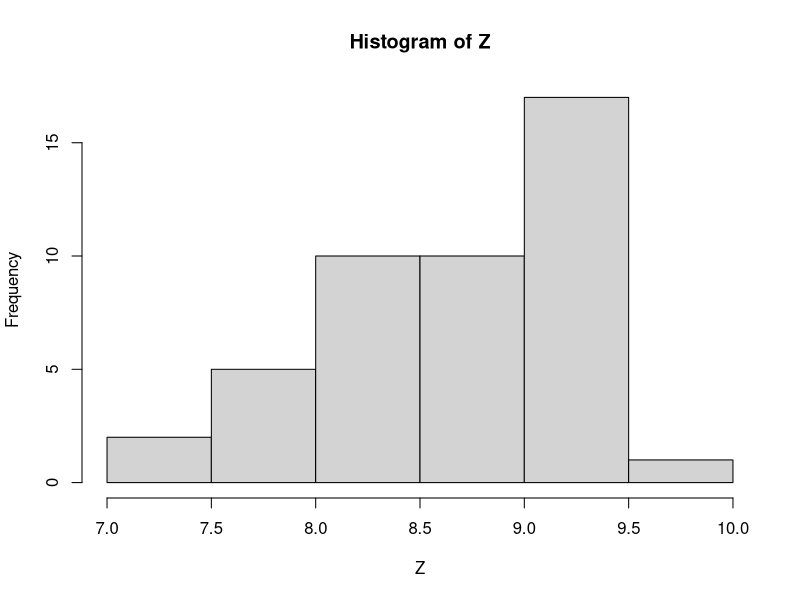
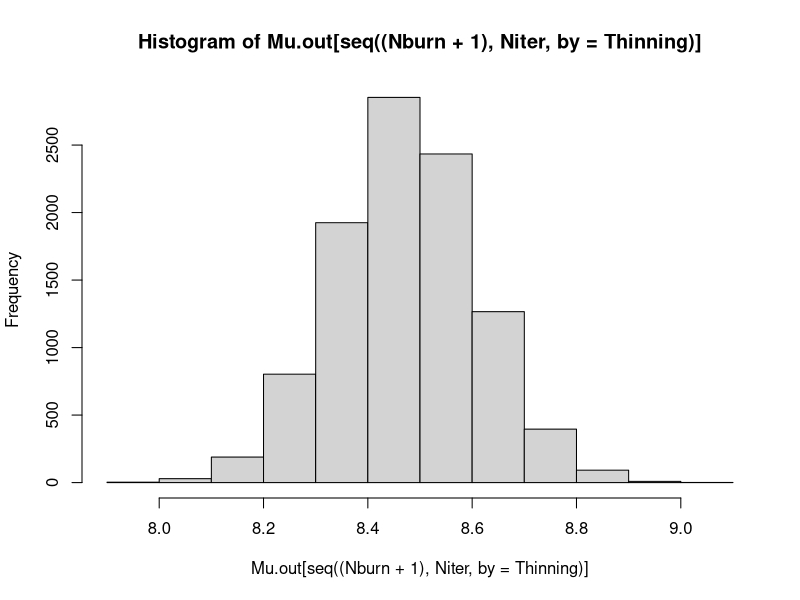
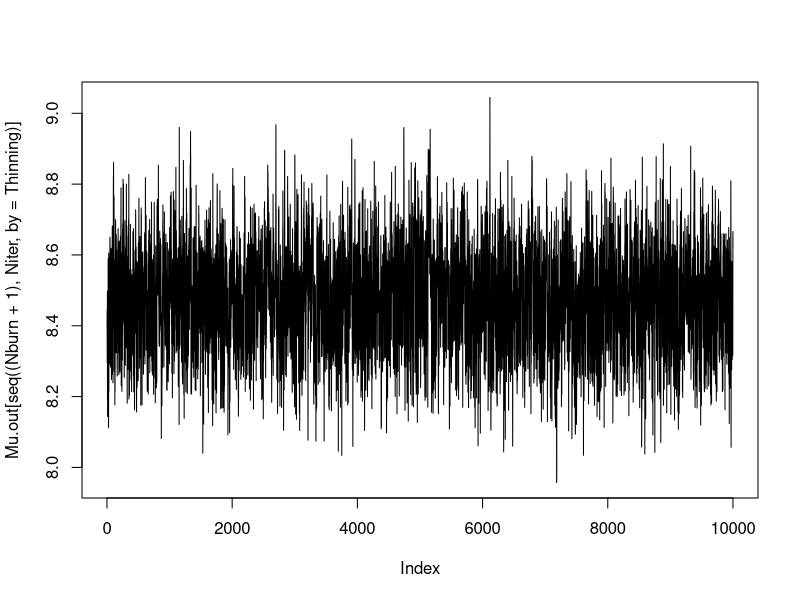
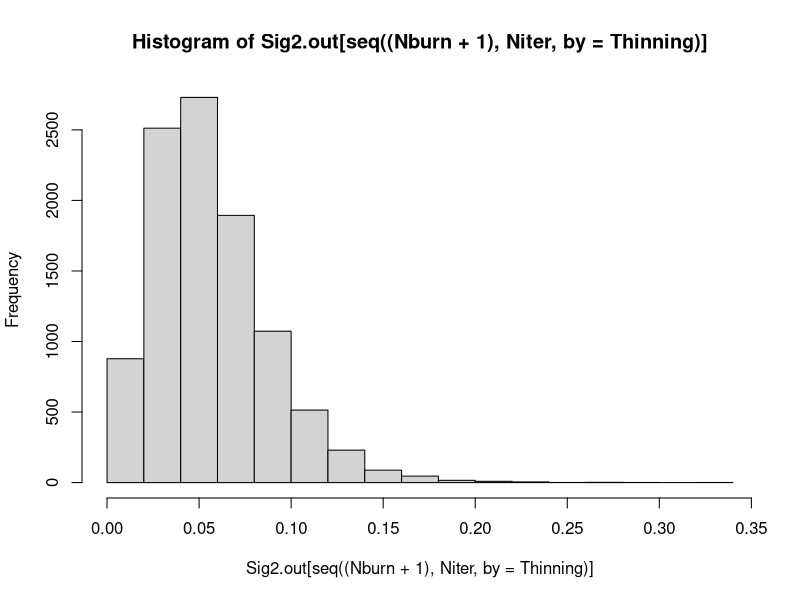
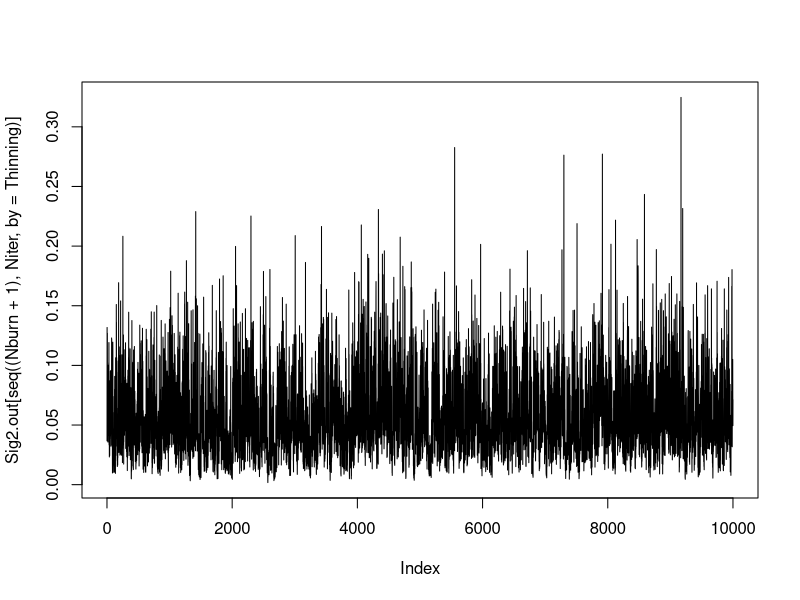
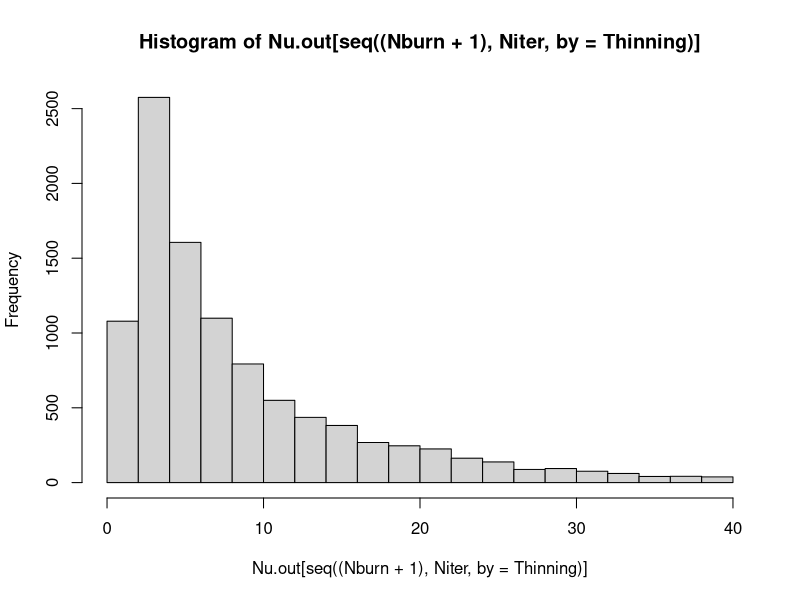
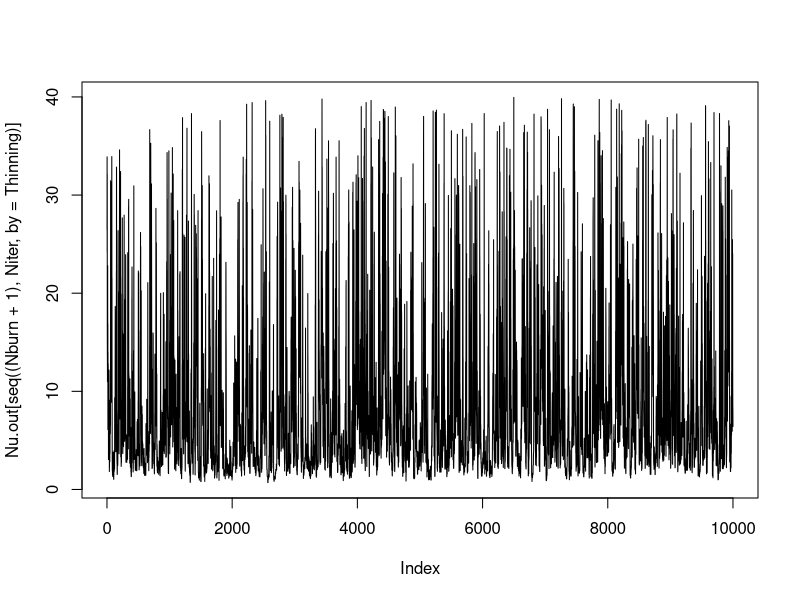
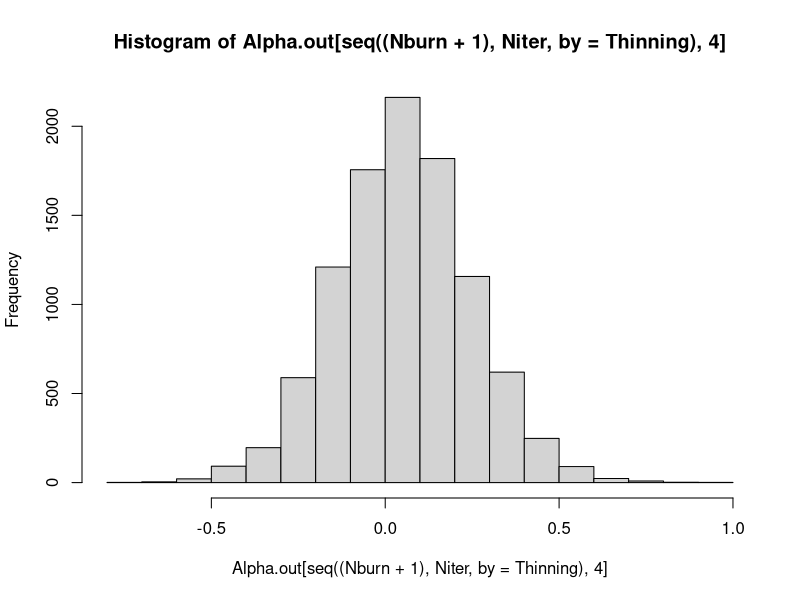

These figures' R source, in order: (Note: this script raises an error after producing the figures.)
data <- matrix(c(3323,8332,9572,10172,7631,3855,3252,4433,2188,
              	 3785,10342,8330,7849,2839,3577,1404,1721,NA,
              	 4677,9989,8746,10228,8572,5787,3855,NA,NA,
              	 5288,8089,12839,11829,7560,6383,NA,NA,NA,
              	 2294,9869,10242,13808,8775,NA,NA,NA,NA,
              	 3600,7514,8247,9327,NA,NA,NA,NA,NA,
              	 3642,7394,9838,NA,NA,NA,NA,NA,NA,
              	 2463,5033,NA,NA,NA,NA,NA,NA,NA,
              	 2267,NA,NA,NA,NA,NA,NA,NA,NA), byrow = T, ncol = 9)

test <- matrix(c(NA,NA,NA,NA,NA,NA,NA,NA,NA,
		             NA,NA,NA,NA,NA,NA,NA,NA,1065,
		             NA,NA,NA,NA,NA,NA,NA,1445,1612,
		             NA,NA,NA,NA,NA,NA,4118,3016,1575,
		             NA,NA,NA,NA,NA,5419,2424,1597,4149,
		             NA,NA,NA,NA,8584,4245,4096,3216,2014,
		             NA,NA,NA,9733,6377,4884,11920,4188,4492,
		             NA,NA,6980,7722,6702,7834,5579,3622,1300,
		             NA,5959,6175,7051,8102,6339,6978,4396,3107), byrow = T,
               ncol = 9)

N <- 9
Y <- NULL
for(i in 1:N){Y <- c(Y, data[1:(N-i+1),i])}

Z <- log(Y)
hist(Z)

################################################################################
############################Matching Functions##################################
################################################################################

VecAlpha <- function(Alpha,N){
  AlphaVec <- NULL
  for(i in 1:N){
    AlphaVec <- c(AlphaVec, Alpha[1:(N-i+1)])
  }
  return(AlphaVec)
}

AlphaMatrix <- diag(1, nrow = N, ncol = N)
for(i in 2:N){
  Aux <- cbind(diag(1, nrow = (N-i+1), ncol = (N-i+1)), matrix(0, nrow = (N-i+1), ncol = i-1))
  AlphaMatrix <- rbind(AlphaMatrix, Aux)
}


RowBeta <- function(N){
  BetaRow <- NULL
  for(i in 1:N){
    BetaRow <- c(BetaRow,seq(1,(N-i+1)))
  }
  return(BetaRow)
}

################################################################################
############################Conditional Posteriors##############################
################################################################################

updateMu <- function(m,Sig2Mu,Y,Alpha,Beta,Sig2,Lambda,N){
  V.Alpha <- VecAlpha(Alpha,N)
  
  sig2.post <- 1/(sum(Lambda/Sig2) + 1/Sig2Mu)
  m.post <- sig2.post * (m/Sig2Mu + sum((Lambda/Sig2)*(Y-V.Alpha-Beta)))
  return(rnorm(1,m.post,sqrt(sig2.post)))
}

updateSig2 <- function(a,b,Y,Alpha,Beta,Mu,Lambda,N){
	V.Alpha <- VecAlpha(Alpha,N)

	a.post <- (N*(N+1)/4) + a
	sumsq <- sum(Lambda*((Y-Mu-V.Alpha-Beta)^2))/2
	b.post <- sumsq + b
	return(1/rgamma(1,a.post,b.post))
}

updateAlpha <- function(Alpha,Sig2Al,Y,Beta,Mu,Sig2,Lambda,AlphaMatrix,N){
	alpha <- array(0,dim=N)
	sumdata <- (((Lambda/Sig2)*(Y - Mu - Beta))%*%AlphaMatrix)
	auxdata <- (Lambda/Sig2)%*%AlphaMatrix

	for(i in 1:N){
		if(i==1){
			sig2.post <- 1/(auxdata[i] + 2/Sig2Al)
			m.post <- (Alpha[i+1]/Sig2Al + sumdata[i]) * sig2.post
			alpha[i] <- rnorm(1,m.post,sqrt(sig2.post))
		} else if(i==N){
			sig2.post <- 1/(auxdata[i] + 1/Sig2Al)
			m.post <- (Alpha[i-1]/Sig2Al + sumdata[i]) * sig2.post
			alpha[i] <- rnorm(1,m.post,sqrt(sig2.post))
		} else {
			sig2.post <- 1/(auxdata[i] + 2/Sig2Al)
			m.post <- ((Alpha[i-1] + Alpha[i+1])/Sig2Al + sumdata[i]) * sig2.post
			alpha[i] <- rnorm(1,m.post,sqrt(sig2.post))
		}
	}
	
	alpha <- c(0,alpha[-1])
	return(alpha)
}


updateBeta <- function(Beta,Sig2Be,Y,Alpha,Mu,Sig2,Lambda,N){
	V.Alpha <- VecAlpha(Alpha,N)
	Index <- RowBeta(N)
	beta <- array(0,dim=length(N*(N+1)/2))
	auxdata <- (Lambda/Sig2)*(Y-Mu-V.Alpha)
	aux <- Lambda/Sig2

	for(i in 1:(N*(N+1)/2)){
		if(Index[i]==1){
			sig2.post <- 1/(aux[i] + 2/Sig2Be)
			if(is.na(Beta[i+1])==F){
				m.post <- (Beta[i+1]/Sig2Be + auxdata[i]) * sig2.post
			} else {
				m.post <- auxdata[i]*sig2.post
			}
			beta[i] <- rnorm(1,m.post,sqrt(sig2.post))
		} else if(Index[i+1]==1){
			sig2.post <- 1/(aux[i] + 1/Sig2Be)
			m.post <- (Beta[i-1]/Sig2Be + auxdata[i]) * sig2.post
			beta[i] <- rnorm(1,m.post,sqrt(sig2.post))
		} else {
			sig2.post <- 1/(aux[i] + 2/Sig2Be)
			m.post <- ((Beta[i-1] + Beta[i+1])/Sig2Be + auxdata[i]) * sig2.post
			beta[i] <- rnorm(1,m.post,sqrt(sig2.post))
		}
	}
	beta <- c(rep(0,N),beta[-c(1:N)])
	return(beta)
}


updateSig2Be <- function(Beta,N){
	Index <- RowBeta(N)
	a.post <- (N*(N+1)/4) + 1
	sumsq <- array(0,dim=(N*(N+1)/2))
	
	for(i in 1:(N*(N+1)/2)){
		if(Index[i]==1){
			sumsq[i] <- Beta[i]^2
		} else {
			sumsq[i] <- (Beta[i] - Beta[i-1])^2
		}
	}	
	b.post <- sum(sumsq)/2
	sig2be <- 1/rgamma(1,a.post,b.post)
	return(sig2be)
}


updateLambda <- function(Nu,Y,Alpha,Beta,Mu,Sig2,N){
	V.Alpha <- VecAlpha(Alpha,N)

	c.post <- rep((Nu + 1)/2, length(Y))
	d.post <- ((Y-Mu-V.Alpha-Beta)^2)/(2*Sig2) + Nu/2
	return(rgamma(length(Y),c.post,d.post))
}

postNu <- function(Nu,Lambda,N){
  n <- N*(N+1)/2
  prior <- 0.5*(Nu/(Nu+3)) + 0.5*log(trigamma(Nu/2) - trigamma((Nu+1)/2)
						- 2*(Nu+3)/(Nu*(Nu+1)^2))
  like <- (Nu/2)*sum(log(Lambda)) - Nu/2 * sum(Lambda) + n*Nu/2*log(Nu/2) -
    n*log(gamma(Nu/2))
  return(prior+like)
}

updateNu <- function(Nu,Lam,Sm,Sigma,N,t,NuMean){#Nu is the starting value
  accept <- NULL
  count <- 0
  c <- .8
  ggamma <- 1/t^c
  
  I <- 2
  while(I>0){
    proposal <- Nu + sqrt(Sm*Sigma)*rnorm(1,0,1)
    if(proposal>0.1 & proposal<40){
      I <- 0
    }
  }
  
  probab <- min(1,exp(postNu(proposal,Lam,N)-postNu(Nu,Lam,N)))
  
  if(runif(1)<probab){
    accept <- proposal
    count <- 1
  } else{
    accept <- Nu
  }
  
  lSm <- log(Sm)+ggamma*(probab-.234)
  Sm <- exp(lSm)	
  
  Sigma <- Sigma+ggamma*(((Nu-NuMean)^2)-Sigma)
  NuMean <- NuMean+ggamma*(Nu-NuMean)
  
  return(list(accept,Sm,Sigma,NuMean,count))
}


################################################################################
################################Gibbs Algorithm#################################
################################################################################

Niter <- 200000
N <- 9

Mu.out <- array(NA,dim=Niter)
Sig2.out <- array(NA,dim=Niter)
Alpha.out <- array(NA,dim=c(Niter,N))
Beta.out <- array(NA, dim = c(Niter, (N*(N+1)/2)))
Sig2Be.out <- array(NA, dim = Niter)
Lambda.out <- array(NA, dim = c(Niter, (N*(N+1)/2)))
Nu.out <- array(NA, dim = Niter)
Sm <- array(NA, dim = Niter)
Sigma <- array(NA, dim = Niter)
NuMean <- array(NA, dim = Niter)
Count <- array(0,dim=Niter)

#Initial Values
Mu.out[1] <- 8
Sig2.out[1] <- 0.3
Alpha.out[1,] <- rep(1,N)
Beta.out[1,] <- length(c(rep(0,N),rep(1,(N*(N+1)/2)-N)))
Sig2Be.out[1] <- 1
Lambda.out[1,] <- rep(1,(N*(N+1)/2))
Nu.out[1] <- 2
Sm[1] <- 2.4^2
Sigma[1] <- 1
NuMean[1] <- 2


t1 <- Sys.time()
for(i in 2:Niter){
	NuUpdate <- updateNu(Nu.out[i-1],Lambda.out[i-1,],Sm[i-1],Sigma[i-1],N,i,NuMean[i-1])
	Nu.out[i] <- NuUpdate[[1]]
	Sm[i] <- NuUpdate[[2]]
	Sigma[i] <- NuUpdate[[3]]
	NuMean[i] <- NuUpdate[[4]]
	Count[i] <- NuUpdate[[5]]

	Mu.out[i] <- updateMu(0,1000,Z,Alpha.out[i-1,],Beta.out[i-1,],Sig2.out[i-1],Lambda.out[i-1,],N)
	Sig2.out[i] <- updateSig2(0.01,0.01,Z,Alpha.out[i-1,],Beta.out[i-1,],Mu.out[i],Lambda.out[i-1,],N)
	Alpha.out[i,] <- updateAlpha(Alpha.out[i-1,],100,Z,Beta.out[i-1,],Mu.out[i],Sig2.out[i],Lambda.out[i-1,],AlphaMatrix,N)
	Beta.out[i,] <- updateBeta(Beta.out[i-1,],Sig2Be.out[i-1],Z,Alpha.out[i,],Mu.out[i],Sig2.out[i],Lambda.out[i-1,],N)
	Sig2Be.out[i] <- updateSig2Be(Beta.out[i,],N)
	Lambda.out[i,] <- updateLambda(Nu.out[i],Z,Alpha.out[i,],Beta.out[i,],Mu.out[i],Sig2.out[i],N)
	print(i)
}
(Sys.time() - t1)

Nburn <- 100000
Thinning <- 10

#Inspecting convergence of some of the parameters
hist(Mu.out[seq((Nburn+1),Niter,by=Thinning)])
mean(Mu.out[seq((Nburn+1),Niter,by=Thinning)])
plot(Mu.out[seq((Nburn+1),Niter,by=Thinning)],type='l')

hist(Sig2.out[seq((Nburn+1),Niter,by=Thinning)])
mean(Sig2.out[seq((Nburn+1),Niter,by=Thinning)])
plot(Sig2.out[seq((Nburn+1),Niter,by=Thinning)],type='l')

hist(Nu.out[seq((Nburn+1),Niter,by=Thinning)])
mean(Nu.out[seq((Nburn+1),Niter,by=Thinning)])
sum(Count)/Niter
plot(Nu.out[seq((Nburn+1),Niter,by=Thinning)],type='l')

hist(Alpha.out[seq((Nburn+1),Niter,by=Thinning),4])
mean(Alpha.out[seq((Nburn+1),Niter,by=Thinning),4])
plot(Alpha.out[seq((Nburn+1),Niter,by=Thinning),4],type='l')

hist(Beta.out[seq((Nburn+1),Niter,by=Thinning),12])
mean(Beta.out[seq((Nburn+1),Niter,by=Thinning),12])
plot(Beta.out[seq((Nburn+1),Niter,by=Thinning),126],type='l')


hist(Sig2Be.out[seq((Nburn+1),Niter,by=Thinning)])
sigbe <- sqrt(Sig2Be.out)
mean(sigbe)

################################################################################
#################################Burn in Phase##################################
################################################################################

AlphaNames <- NULL
BetaNames <- NULL
LambdaNames <- NULL
for(i in 1:N){
	AlphaNames <- c(AlphaNames, paste("alpha", i, sep = ""))
}
for(i in 1:(N*(N+1)/2)){
	BetaNames <- c(BetaNames, paste("beta", i, sep = ""))
	LambdaNames <- c(LambdaNames, paste("lambda", i, sep = ""))
}

colnames(Alpha.out) <- AlphaNames
colnames(Beta.out) <- BetaNames
colnames(Lambda.out) <- LambdaNames

MuSim <- Mu.out[(Nburn+1):Niter]
Sig2Sim <- Sig2.out[(Nburn+1):Niter]
AlphaSim <- Alpha.out[(Nburn+1):Niter,]
BetaSim <- Beta.out[(Nburn+1):Niter,]
Sig2BeSim <- Sig2Be.out[(Nburn+1):Niter]
NuSim <- Nu.out[(Nburn+1):Niter]
LambdaSim <- Lambda.out[(Nburn+1):Niter,]

#In case it is necessary to exclude the MCMC samples after burn-in
#rm(Mu.out);rm(Sig2.out);rm(Alpha.out);rm(Beta.out);rm(Sig2Be.out);rm(Lambda.out);rm(Nu.out)

################################################################################
###############################Forecasting Claims###############################
################################################################################
#Matrix where the forecasts will be stored
Claimfcast <- array(NA, dim = c(dim(MuSim),(N*N-(N*(N+1)/2))))

row1 <- NULL
col1 <- NULL
k <- 1
N <- 9
h <- 9

for(i in 1:(N-1)){
	row1 <- c(row1,seq(N,(i+1)))
}

col1[1] <- 17
for(i in 2:(N-1)){
	col1[i] <- col1[i-1]+N-i
}

#This function samples betas outside of the upper triangle, once they are
#needed to do the forecasts
Betafcast <- function(Beta,Sig2Be,H){
  BetaF <- array(NA,dim=c(dim(MuSim),H))
  
  for(i in 1:dim(MuSim)){
	if(is.matrix(Beta)==FALSE){
		BetaF[i] <- rnorm(1,Beta[i],sqrt(Sig2Be[i]))
	}
    	for(j in 1:H){
		if(is.matrix(Beta)==FALSE){break}
      	BetaF[i,j] <- rnorm(1,Beta[i,j],sqrt(Sig2Be[i]))
    	}
  }
  	return(BetaF)
}

BetaArray <- NULL
BetaSim2 <- BetaSim[,col1]

t11 <- Sys.time()
for(i in 1:(N-1)){
	H <- N - i
	BetaF <- Betafcast(BetaSim2,Sig2BeSim,H) #Sampling new betas
	BetaArray <- cbind(BetaArray,BetaF)
	if(dim(BetaF)[1] == 1){
		BetaSim2 <- BetaF
	} else {
		BetaSim2 <- BetaF[,-c(1)]
	}	
}
(Sys.time()-t11)

#Forecasting
t3 <- Sys.time()
for(i in 1:dim(MuSim)){
	for(j in 1:(N*N-(N*(N+1)/2))){
		Lambda <- rgamma(1,NuSim[i]/2,NuSim[i]/2)
		Claimfcast[i,j] <- exp(MuSim[i] + AlphaSim[i,row1[j]] + BetaArray[i,j] + sqrt(Sig2Sim[i]/Lambda)*rnorm(1))
	}
}
t4 <- Sys.time()
(time2 <- t4-t3)

#Fitting values, in case you want to calculate a model selection information
#criterion
Fitted <- array(NA, dim = c(dim(MuSim),(N*(N+1)/2)))

Rows <- NULL
Cols <- 1:(N*(N+1)/2)
for(i in 1:N){
	Rows <- c(Rows,seq(1,(N-i+1)))
}

t8 <- Sys.time()
for(i in 1:dim(MuSim)){
	for(j in 1:(N*(N+1)/2)){
		Fitted[i,j] <- exp(MuSim[i] + AlphaSim[i,Rows[j]] + BetaSim[i,Cols[j]] + rnorm(1,0,sqrt(Sig2Sim[i]/LambdaSim[i,Cols[j]])))
	}
}	
t9 <- Sys.time()
(time <- t9 - t8)


#############################################################################
#############################################################################
#############################################################################
#Comparing the forecasts with the values of the lower triangle 
RunOff <- array(NA, dim = c(N,N))
mediansfcast <- apply(Claimfcast,2,median)
mediansfit <- apply(Fitted,2,median)

col2 <- NULL

for(i in 1:(N-1)){
	col2 <- c(col2,seq(i+1,N))
}

col3 <- NULL
for(i in 1:N){
	col3 <- c(col3,rep(i,(N-i+1)))
}

for(i in 1:(N*(N+1)/2)){
	RunOff[Rows[i],col3[i]] <- mediansfit[i]
}
for(i in 1:(N*N-(N*(N+1)/2))){
	RunOff[row1[i],col2[i]] <- mediansfcast[i]
}

plot(data[1,],type='l')
lines(RunOff[1,],type='l',col='red')

plot(data[2,],type='l', ylim=c(1000,11000))
lines(RunOff[2,],type='l',col='red')
lines(test[2,],type='p',col='blue') #True value

plot(data[3,],type='l',ylim=c(1000,11000))
lines(RunOff[3,],type='l',col='red')
lines(test[3,],type='l',col='blue')

plot(data[4,],type='l',ylim=c(1000,15000))
lines(RunOff[4,],type='l',col='red')
lines(test[4,],type='l',col='blue')

plot(data[5,],type='l',ylim=c(1000,15000))
lines(RunOff[5,],type='l',col='red')
lines(test[5,],type='l',col='blue')

plot(data[6,],type='l',ylim=c(1000,15000))
lines(RunOff[6,],type='l',col='red')
lines(test[6,],type='l',col='blue')

plot(data[7,],type='l',ylim=c(1000,15000))
lines(RunOff[7,],type='l',col='red')
lines(test[7,],type='l',col='blue') #Structural break in the series that destroys the forecasts

plot(data[8,],type='l',ylim=c(1000,15000))
lines(RunOff[8,],type='l',col='red')
lines(test[8,],type='l',col='blue')

plot(data[9,],type='p',ylim=c(1000,15000))
lines(RunOff[9,],type='l',col='red')
lines(test[9,],type='l',col='blue')

##############################################################################
##########################Deviance Information Criterion######################
##############################################################################
#This is a function to calculete the DIC

Param <- cbind(MuSim,Sig2Sim,AlphaSim,BetaSim,LambdaSim)

logLike <- function(Y, Theta, N) {
	Mu <- Theta[1]
	Sig2 <- Theta[2]
	Alpha <- Theta[3:11]
	Beta <- Theta[12:56]
	Lambda <- Theta[57:101]

  	Mean <- Mu + VecAlpha(Alpha, N) + Beta
	sum( dnorm(Y, Mean, sqrt(Sig2/Lambda), log = TRUE) )
}

calculateDIC <- function(Y, Theta, N) {
  Theta_hat = apply(Theta, 2, mean)
  L = logLike(Y, Theta_hat, N)
  
  #Calculate P
  S = nrow(Theta) #S = number of iterations
  #Add up the log likelihoods of each iteration
  llSum = 0
  for (s in 1:S) {
    Theta_s = Theta[s,]
    llSum = llSum + logLike(Y, Theta_s, N)
  }
  Dbar <- -2 * (1 / S * llSum)
  P = 2 * L + Dbar 
  
  DIC = Dbar + P
  
  return(list(DIC=DIC, P=P, LogLik=L))
}

t8 <- Sys.time()
calculateDIC(Z, Param, N) 

t9 <- Sys.time()
(time <- t9 - t8)

#$DIC
#[1] 26.17753

#$P
#[1] 24.87375

#$LogLik
#[1] 11.78499